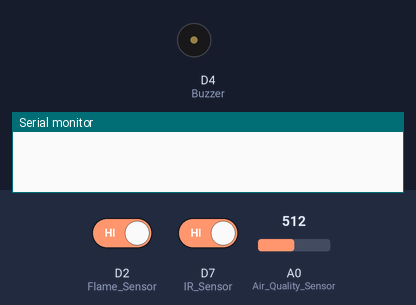
Simulated run of this sketch. Board: ESP8266 (NodeMCU). On the bench: buzzer (waves = sounding), the last lines printed to the serial monitor. The test bench sets the inputs (shaded band); at power-on: A0 (Air_Quality_Sensor) = 512, D2 (Flame_Sensor) HIGH, D7 (IR_Sensor) HIGH. WiFi joins after 1.5 s; servers stay silent unless stated; uploads are accepted with an empty reply.

Above: at 0.1 s.
At 2.7 s:
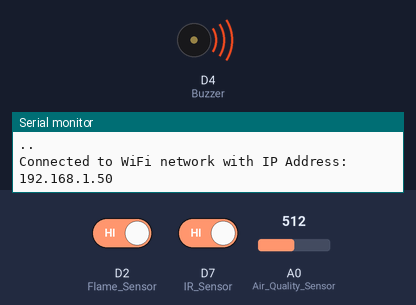
2.8 s: A0 (Air_Quality_Sensor) set to 1015
13.4 s: A0 (Air_Quality_Sensor) set to 1023
At 14.0 s:
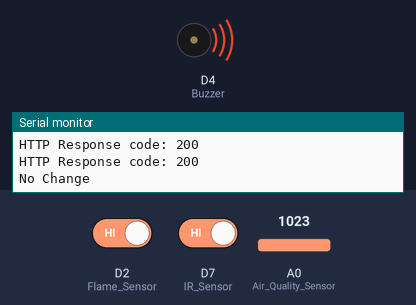
Timing chart, 0 to 16.4 s (numbered marks = the images above; inputs shaded):
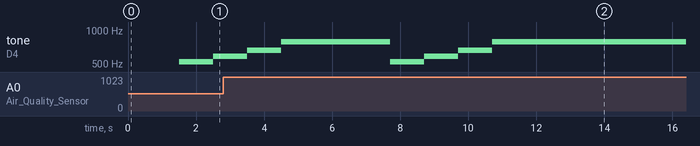

Measured:
- after the input at 13.4 s, tone on D4 (Buzzer): stops changing and stays 783 Hz
- by itself, tone on D4 (Buzzer): plays 659 Hz for 1.0 s, 783 Hz for 3.2 s, 523 Hz for 1.0 s, 587 Hz for 1.0 s, 659 Hz for 1.0 s, 783 Hz for 2.7 s

The sketch:

sketch_jul11b.ino
```cpp
#include <ESP8266WiFi.h>
#include <ESP8266HTTPClient.h>
#include <WiFiManager.h>

const char* ssid = "project";
const char* password = "";
const char* serverName = "http://137.184.191.52:3000/";

void setup() {
  Serial.begin(9600);

  // Peripheral Connections
  pinMode(D2, INPUT); // Flame Sensor
  pinMode(D4, OUTPUT);// Buzzer
  pinMode(D7, INPUT); // IR Sensor
  pinMode(A0, INPUT); // Air Quality Sensor

  // Establish WiFi Connection
  WiFi.begin(ssid,password);
	// WiFi.status() returns 7 when not connected and 3 when connected
	while (WiFi.status() != WL_CONNECTED) {
		delay(500);
		Serial.println("..");
	}
	Serial.println("");
	Serial.print("Connected to WiFi network with IP Address: ");
	Serial.println(WiFi.localIP());
}

void loop() {
  // Reading the Sensor Values
  int flame = digitalRead(D2);
  int ir = digitalRead(D7);
  float airQuality = analogRead(A0)/1023*100;


  // Condition Check
  if (flame == 0 || airQuality != 100 || ir == 0){
    // Flame is Detected *OR* Air Quality has Decreased *OR* IR Sensor detected Movement

    // Play sounds on the Buzzer
    tone(D4, 523);
    delay(1000);
    tone(D4, 587);
    delay(1000);
    tone(D4, 659);
    delay(1000);
    tone(D4, 783);
    delay(1000);
    digitalWrite(D4, LOW);

    // POST Request to the Server
    if(WiFi.status()== WL_CONNECTED){

		  WiFiClient client;
	    HTTPClient http;

		  http.begin(client, serverName);
		  http.addHeader("Content-Type", "application/x-www-form-urlencoded");

		  String data = "flame=";
      data.concat(flame);
      data.concat("&ir=");
      data.concat(ir);
      data.concat("&airQuality=");
      data.concat(airQuality);

		  int httpResponseCode = http.POST(data);
		  Serial.print("HTTP Response code: ");
	    Serial.println(httpResponseCode);
	    http.end();

	  } else {
		Serial.println("WiFi Disconnected");
	  }


  // No Change in Sensor Values
  } else {
    Serial.println("No Change");
  }

  delay(2000);
}
```
